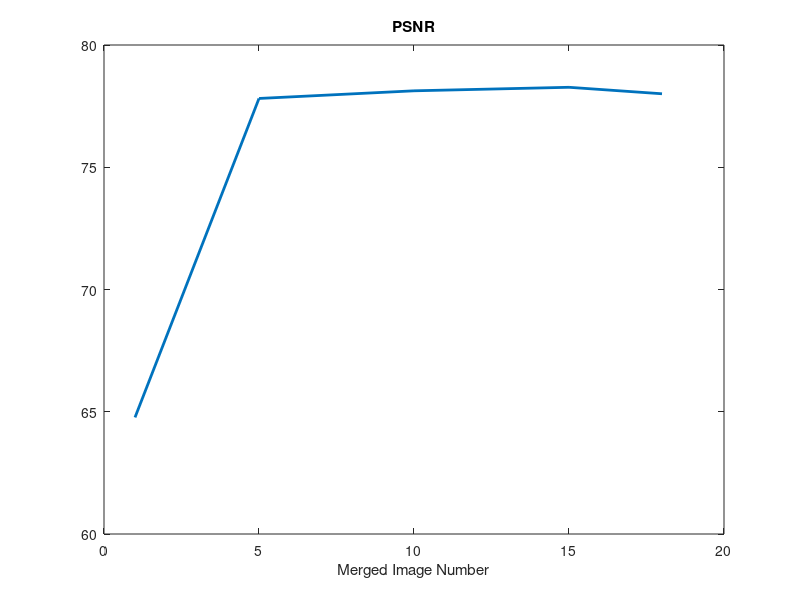
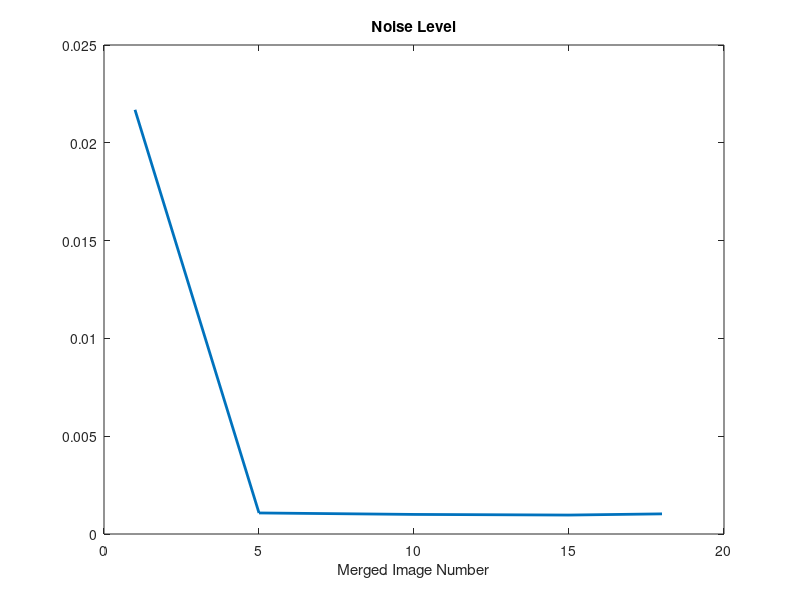

These figures' MATLAB source, in order:


noiselevel = [0.02168687930014;
0.001075788862692;
0.001001009753240;
0.000968381917034;
0.001029331840389];

PSNR = [64.768832984910560;  
77.813533170146243;
78.126420518623846;
78.270336897691962;
78.005249538247512];

ImgNum = [1 5 10 15 18];

figure
plot(ImgNum,PSNR,'LineWidth',2);
xlabel('Merged Image Number')
title('PSNR')

figure
plot(ImgNum,noiselevel,'LineWidth',2);
xlabel('Merged Image Number')
title('Noise Level')

